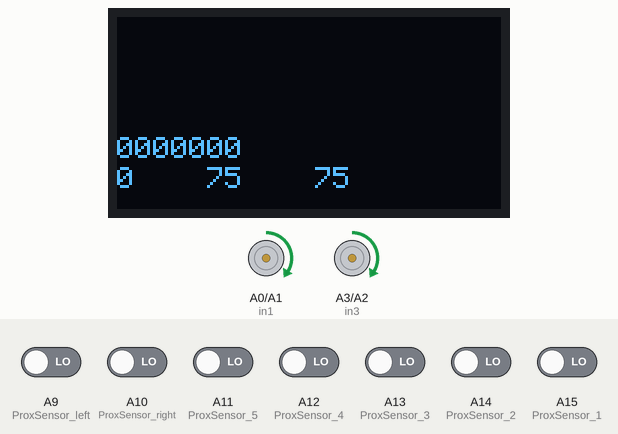
This sketch was run on a simulated Arduino Mega 2560, built with avr-gcc and run on an emulated ATmega2560. Shown: 128×64 one-colour display, motor-driver pin pairs drawn as motors (green arrow = first pin HIGH = forward, orange = second pin HIGH = backward, longer = more drive, scaled by the enable pin). Inputs (shaded band) come from the test bench; at power-on: A9 (ProxSensor_left), A10 (ProxSensor_right), A11 (ProxSensor_5), A12 (ProxSensor_4), A13 (ProxSensor_3), A14 (ProxSensor_2), A15 (ProxSensor_1) LOW.

Above: at 2.81 s.
3.3 s: A9 (ProxSensor_left) driven HIGH
At 3.73 s:
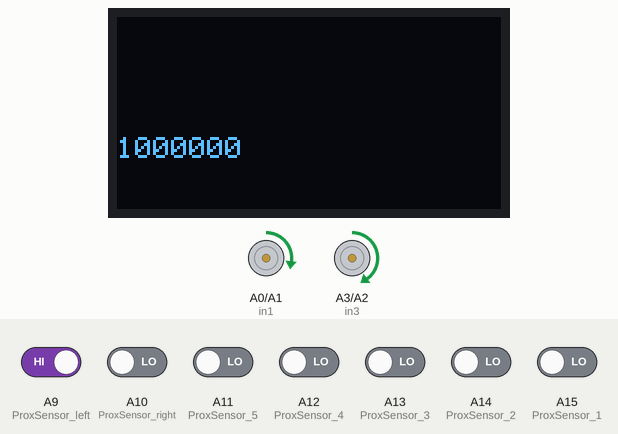
6.0 s: A10 (ProxSensor_right) driven HIGH
At 6.18 s:
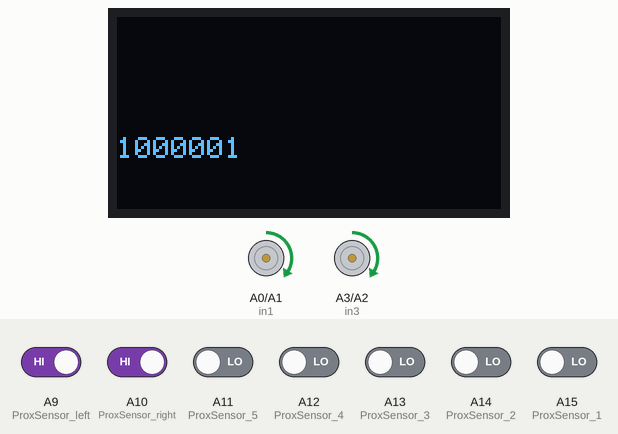
7.5 s: A9 (ProxSensor_left) driven LOW
At 8.01 s:
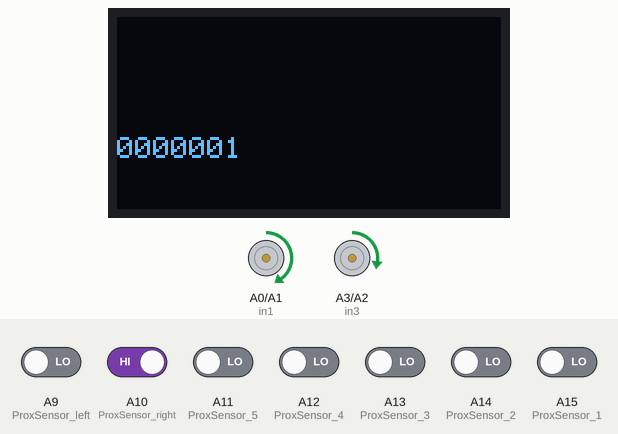
10.2 s: A11 (ProxSensor_5) driven HIGH
At 10.46 s:
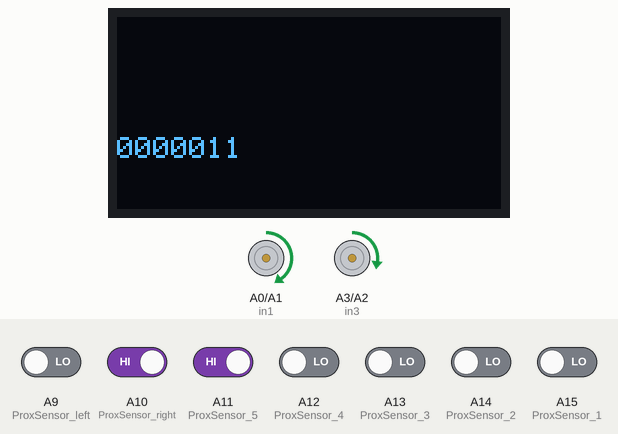
11.8 s: A12 (ProxSensor_4) driven HIGH
At 12.3 s:
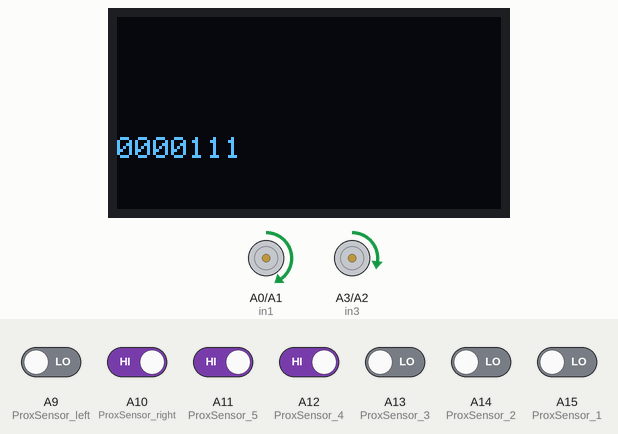
13.6 s: A13 (ProxSensor_3) driven HIGH
At 13.83 s:
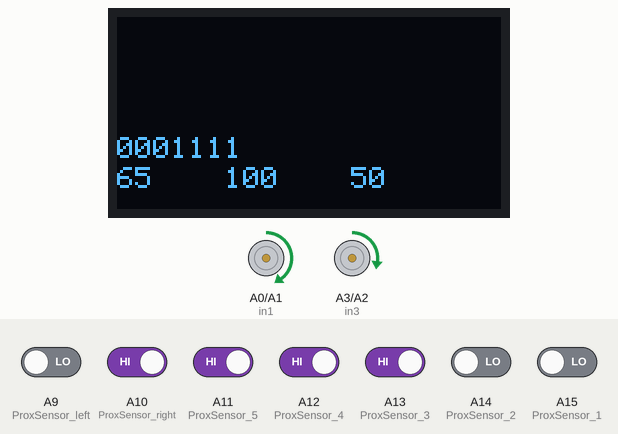
Timing chart, 0 to 16.1 s (numbered marks = the images above; inputs shaded):
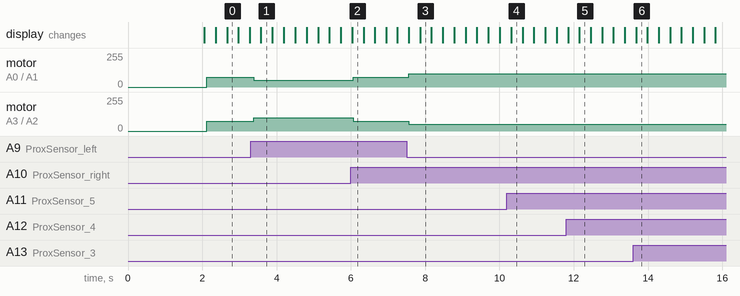

Measured:
- after the input at 3.3 s, motor on A0 (in1) / A1 (in2): forward 75/255 → forward 50/255 after 0.09 s; motor on A3 (in3) / A2 (in4): forward 75/255 → forward 100/255 after 0.09 s; the display: changes after 0.28 s (image 1)
- after the input at 6.0 s, motor on A0 (in1) / A1 (in2): forward 50/255 → forward 75/255 after 0.06 s; motor on A3 (in3) / A2 (in4): forward 100/255 → forward 75/255 after 0.06 s; the display: changes at once (image 2)
- after the input at 7.5 s, motor on A0 (in1) / A1 (in2): forward 75/255 → forward 100/255 after 0.06 s; motor on A3 (in3) / A2 (in4): forward 75/255 → forward 50/255 after 0.06 s; the display: first changes after 0.06 s (image 3 shows a later state)
- after the input at 10.2 s, the display: changes after 0.12 s (image 4)
- after the input at 11.8 s, the display: first differs from a run without the input after 0.35 s (image 5)
- after the input at 13.6 s, the display: changes after 0.08 s (image 6)

The sketch:

LineFollowing_7_Sensors.ino
```cpp
#include <Wire.h>
#include <Adafruit_GFX.h>
#include <Adafruit_SSD1306.h>

#define SCREEN_WIDTH 128 // OLED display width,  in pixels
#define SCREEN_HEIGHT 64 // OLED display height, in pixels

// declare an SSD1306 display object connected to I2C
Adafruit_SSD1306 oled(SCREEN_WIDTH, SCREEN_HEIGHT, &Wire, -1);

const int ProxSensor_left=A9;     // 3 left
const int ProxSensor_1=A15;       // 2 left
const int ProxSensor_2=A14;       // 1 left
const int ProxSensor_3=A13;       // 0 middle
const int ProxSensor_4=A12;       // 1 right
const int ProxSensor_5=A11;       // 2 right
const int ProxSensor_right=A10;   // 3 right


int inputVal[7] = {0,0,0,0,0,0,0};

// Motor A connections
int enA = 3;
int in1 = A0;
int in2 = A1;
// Motor B connections
int enB = 10;
int in3 = A3;
int in4 = A2;


void setup()
{
  Serial.begin(9600);

   // initialize OLED display with address 0x3C for 128x64
  if (!oled.begin(SSD1306_SWITCHCAPVCC, 0x3C)) {
    Serial.println(F("SSD1306 allocation failed"));
    while (true);
  }

  pinMode(ProxSensor_left,INPUT);
  pinMode(ProxSensor_1,INPUT);
  pinMode(ProxSensor_2,INPUT);
  pinMode(ProxSensor_3,INPUT);
  pinMode(ProxSensor_4,INPUT);
  pinMode(ProxSensor_5,INPUT);
  pinMode(ProxSensor_right,INPUT);

  // Set all the motor control pins to outputs
	pinMode(enA, OUTPUT);
	pinMode(enB, OUTPUT);
	pinMode(in1, OUTPUT);
	pinMode(in2, OUTPUT);
	pinMode(in3, OUTPUT);
	pinMode(in4, OUTPUT);

	// Turn off motors - Initial state
	digitalWrite(in1, LOW);
	digitalWrite(in2, LOW);
	digitalWrite(in3, LOW);
	digitalWrite(in4, LOW);

  delay(2000);         // wait for initializing
  oled.clearDisplay(); // clear display

  oled.setTextSize(1);          // text size
  oled.setTextColor(WHITE);     // text color
  oled.setCursor(0, 10);        // position to display
  oled.println("TEAM SPECTRO"); // text to display
  oled.display();               // show on OLED

  int count = 0;
  }

int error_list[5] = {0,0,0,0,0};
float kp = 0.6;
float kd = 0.;
float ki = 0.0000;

int error = 0;
int d_error = 0;
int  i_error = 0;

void loop(){
  linefollow();


}


void linefollow(){

  inputVal[0]  = digitalRead(ProxSensor_left);
  inputVal[1]  = digitalRead(ProxSensor_1);
  inputVal[2]  = digitalRead(ProxSensor_2);
  inputVal[3]  = digitalRead(ProxSensor_3);
  inputVal[4]  = digitalRead(ProxSensor_4);
  inputVal[5]  = digitalRead(ProxSensor_5);
  inputVal[6]  = digitalRead(ProxSensor_right);

  error = (-inputVal[0]*3000 -inputVal[1]*300 - inputVal[2]*200 + inputVal[4]*200 +inputVal[5]*300 + inputVal[6]*3000)/(8*(inputVal[0]+inputVal[1]+inputVal[2]+inputVal[3]+inputVal[4]+inputVal[5]+inputVal[6]));

  for (int i = 0; i<4 ; i++){
    error_list[i] = error_list[i+1];
  }

  error_list[4] = error;
  d_error = error_list[4] - error_list[3];

  i_error = i_error + error;
  int pid = kp*error + kd*d_error + ki*i_error;

  oled.clearDisplay();
  oled.setTextSize(1);
  oled.setTextColor(WHITE);
  oled.setCursor(0, 40);
  oled.print(inputVal[0]);
  oled.print(inputVal[1]);
  oled.print(inputVal[2]);
  oled.print(inputVal[3]);
  oled.print(inputVal[4]);
  oled.print(inputVal[5]);
  oled.println(inputVal[6]);

  oled.display();

int base_speed = 80;
 int plus_speed = 80;
 int min_speed = 80;


  base_speed = 80;
  plus_speed = base_speed + pid;
  min_speed = base_speed - pid;


//Minus Speed
//   if (base_speed + pid > 110){
//     plus_speed =110;
//   }

//   else if(base_speed - pid > 110){
//     min_speed = 110;
//   }

//   if (base_speed + pid < 50){
//     plus_speed = plus_speed - 100;
//   }

//   else if (base_speed - pid < 50){
//     min_speed = min_speed - 100;
//   }


//   if (min_speed < 0){
//   analogWrite(enA, plus_speed);
//   analogWrite(enB, -min_speed);
//   digitalWrite(in1, HIGH);
//   digitalWrite(in2, LOW) ;
//   digitalWrite(in3, LOW);
//   digitalWrite(in4, HIGH) ;

//   }

//   else if (plus_speed < 0){
//   analogWrite(enA, -plus_speed);
//   analogWrite(enB, min_speed);
//   digitalWrite(in1, LOW);
//   digitalWrite(in2, HIGH) ;
//   digitalWrite(in3, HIGH);
//   digitalWrite(in4, LOW) ;

//   }


//   else{

//   analogWrite(enA, plus_speed);
//   analogWrite(enB, min_speed);
//   digitalWrite(in1, HIGH);
//   digitalWrite(in2, LOW) ;
//   digitalWrite(in3, HIGH);
//   digitalWrite(in4, LOW) ;

//   }


// Base Speeds for Ranges
  // if ((error > 10) || (error < -10)){

  // base_speed = 70;
  // plus_speed = base_speed + pid;
  // min_speed = base_speed - pid;

  // if (base_speed + pid > 100){
  //   plus_speed =100;
  // }

  // else if(base_speed - pid > 100){
  //   min_speed = 100;
  // }

  // if (base_speed + pid < 40){
  //   plus_speed = 40;
  // }

  // else if (base_speed - pid < 40){
  //   min_speed = 40;
  // }


  // }


  // else{

  // base_speed = 80;
  // plus_speed = base_speed + pid;
  // min_speed = base_speed - pid;

  // if (base_speed + pid > 130){
  //   plus_speed =130;
  // }

  // else if(base_speed - pid > 130){
  //   min_speed = 130;
  // }

  // if (base_speed + pid < 50){
  //   plus_speed = 50;
  // }

  // else if (base_speed - pid < 50){
  //   min_speed =50;
  // }
  // }


  base_speed = 75;
  plus_speed = base_speed + pid;
  min_speed = base_speed - pid;

  if (base_speed + pid > 100){
    plus_speed =100;
  }

  else if(base_speed - pid > 100){
    min_speed = 100;
  }

  if (base_speed + pid < 50){
    plus_speed = 50;
  }

  else if (base_speed - pid < 50){
    min_speed =50;
  }


  oled.setTextSize(1);
  oled.setTextColor(WHITE);
  oled.setCursor(0, 50);
  oled.print(pid);
  oled.print("    ");
  oled.print(plus_speed);
  oled.print("    ");
  oled.println(min_speed);
  oled.display();

  analogWrite(enA, plus_speed);
  analogWrite(enB, min_speed);
  digitalWrite(in1, HIGH);
  digitalWrite(in2, LOW) ;
  digitalWrite(in3, HIGH);
  digitalWrite(in4, LOW) ;


}
```
